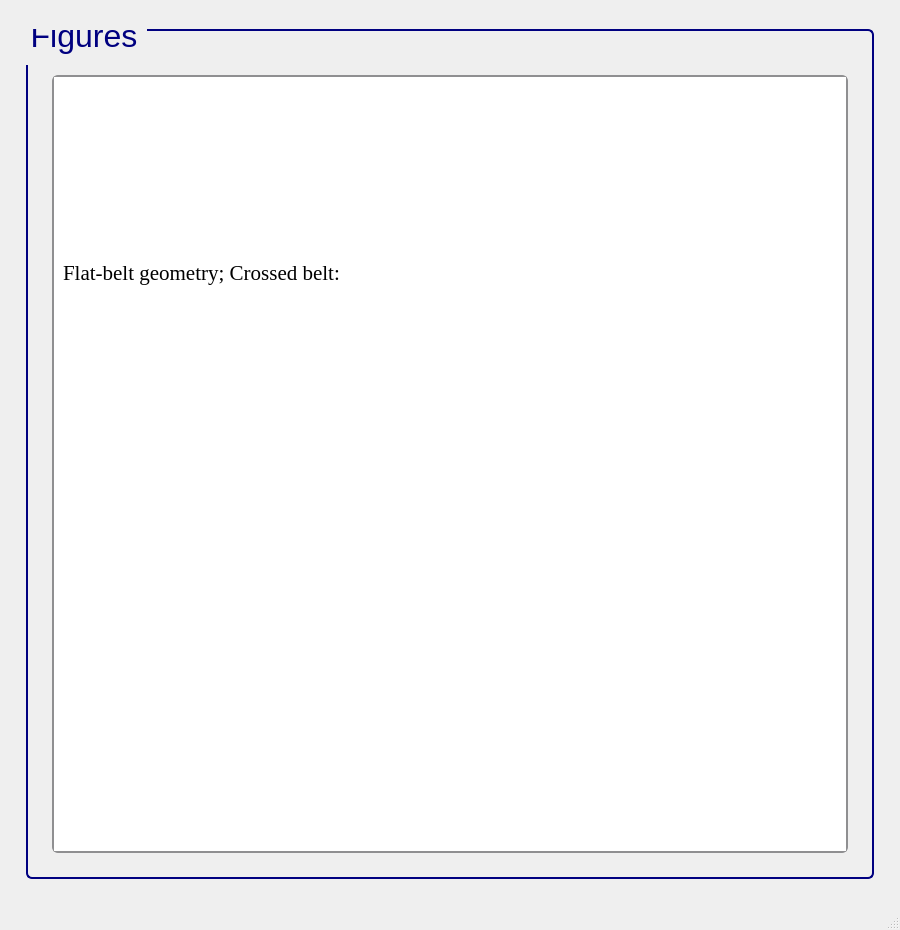
<?xml version="1.0" encoding="UTF-8"?>
<ui version="4.0">
 <class>MainWindow</class>
 <widget class="QMainWindow" name="MainWindow">
  <property name="geometry">
   <rect>
    <x>0</x>
    <y>0</y>
    <width>900</width>
    <height>930</height>
   </rect>
  </property>
  <property name="sizePolicy">
   <sizepolicy hsizetype="Fixed" vsizetype="Fixed">
    <horstretch>0</horstretch>
    <verstretch>0</verstretch>
   </sizepolicy>
  </property>
  <property name="minimumSize">
   <size>
    <width>900</width>
    <height>930</height>
   </size>
  </property>
  <property name="maximumSize">
   <size>
    <width>900</width>
    <height>930</height>
   </size>
  </property>
  <property name="windowTitle">
   <string>MainWindow</string>
  </property>
  <widget class="QWidget" name="centralwidget">
   <layout class="QGridLayout" name="gridLayout">
    <item row="1" column="2">
     <spacer name="verticalSpacer_23">
      <property name="orientation">
       <enum>Qt::Horizontal</enum>
      </property>
      <property name="sizeType">
       <enum>QSizePolicy::Fixed</enum>
      </property>
      <property name="sizeHint" stdset="0">
       <size>
        <width>17</width>
        <height>665</height>
       </size>
      </property>
     </spacer>
    </item>
    <item row="2" column="1">
     <spacer name="verticalSpacer_22">
      <property name="orientation">
       <enum>Qt::Vertical</enum>
      </property>
      <property name="sizeType">
       <enum>QSizePolicy::Fixed</enum>
      </property>
      <property name="sizeHint" stdset="0">
       <size>
        <width>20</width>
        <height>20</height>
       </size>
      </property>
     </spacer>
    </item>
    <item row="1" column="1">
     <widget class="QGroupBox" name="groupBox_40">
      <property name="sizePolicy">
       <sizepolicy hsizetype="Minimum" vsizetype="Minimum">
        <horstretch>0</horstretch>
        <verstretch>0</verstretch>
       </sizepolicy>
      </property>
      <property name="minimumSize">
       <size>
        <width>350</width>
        <height>0</height>
       </size>
      </property>
      <property name="font">
       <font>
        <family>Segoe UI</family>
        <pointsize>24</pointsize>
        <weight>50</weight>
        <italic>false</italic>
        <bold>false</bold>
       </font>
      </property>
      <property name="styleSheet">
       <string notr="true">/* GroupBox styling */
QGroupBox {
    border: 2px solid navy;
    border-radius: 6px;
    background-color: qlineargradient(x1:0, y1:0, x2:0, y2:1,
    stop:0 #f6f7fa, stop:1 #dadbde);
    font: 24pt &quot;Segoe UI&quot;;
    padding: 5px;
    color: black;
}

/* GroupBox title styling */
QGroupBox::title {
    subcontrol-origin: margin;
    subcontrol-position: top left;
    padding-left: 0px;
    padding-right: 5px;
    padding-top: 0px;
    margin-top: -22px;
    color: navy;
    font-weight: bold;
}

/* Make QScrollArea (only within GroupBox) have a white background with correct border */
QGroupBox QScrollArea {
    background-color: white !important;
    border: 2px solid #8f8f91;
    border-radius: 6px;
}

/* Make QScrollArea's viewport white as well */
QGroupBox QScrollArea QWidget {
    background-color: white !important;
}

/* Scrollbar styling inside QScrollArea in QGroupBox */
QGroupBox QScrollArea QScrollBar:vertical, QGroupBox QScrollArea QScrollBar:horizontal {
    background: qlineargradient(x1:0, y1:0, x2:0, y2:1,
    stop:0 #f6f7fa, stop:1 #dadbde);
    border: 2px solid #8f8f91;
    border-radius: 6px;
    width: 14px;
    height: 14px;
    margin: 2px 0 2px 0;
}

/* Remove bottom button of vertical scrollbar */
QGroupBox QScrollArea QScrollBar::add-line:vertical {
    height: 0px;
    width: 0px;
    border: none;
    background: none;
    margin: 0px;
    padding: 0px;
}

/* Scrollbar handle */
QGroupBox QScrollArea QScrollBar::handle:vertical, QGroupBox QScrollArea QScrollBar::handle:horizontal {
    background: qlineargradient(x1:0, y1:0, x2:0, y2:1,
    stop:0 #8f8f91, stop:1 #6f6f71);
    min-height: 20px;
    border-radius: 6px;
    border: 1px solid #6f6f71;
}

QGroupBox QScrollArea QScrollBar::handle:vertical:hover, QGroupBox QScrollArea QScrollBar::handle:horizontal:hover {
    background: qlineargradient(x1:0, y1:0, x2:0, y2:1,
    stop:0 #6f6f71, stop:1 #4f4f51);
    border: 1px solid #4f4f51;
}

/* Scrollbar sub-line buttons */
QGroupBox QScrollArea QScrollBar::sub-line:vertical, QGroupBox QScrollArea QScrollBar::add-line:horizontal, QGroupBox QScrollArea QScrollBar::sub-line:horizontal {
    background: #8f8f91;
    border: none;
    border-radius: 3px;
    height: 14px;
    width: 14px;
    subcontrol-origin: margin;
}

QGroupBox QScrollArea QScrollBar::sub-line:vertical:hover, QGroupBox QScrollArea QScrollBar::add-line:horizontal:hover, QGroupBox QScrollArea QScrollBar::sub-line:horizontal:hover {
    background: #6f6f71;
}

/* Transparent page areas */
QGroupBox QScrollArea QScrollBar::add-page:vertical, QGroupBox QScrollArea QScrollBar::sub-page:vertical,
QGroupBox QScrollArea QScrollBar::add-page:horizontal, QGroupBox QScrollArea QScrollBar::sub-page:horizontal {
    background: transparent;
}
</string>
      </property>
      <property name="title">
       <string>Figures</string>
      </property>
      <layout class="QGridLayout" name="gridLayout_61">
       <item row="0" column="1">
        <spacer name="verticalSpacer_20">
         <property name="orientation">
          <enum>Qt::Vertical</enum>
         </property>
         <property name="sizeType">
          <enum>QSizePolicy::Fixed</enum>
         </property>
         <property name="sizeHint" stdset="0">
          <size>
           <width>20</width>
           <height>30</height>
          </size>
         </property>
        </spacer>
       </item>
       <item row="1" column="2">
        <spacer name="verticalSpacer_26">
         <property name="orientation">
          <enum>Qt::Horizontal</enum>
         </property>
         <property name="sizeType">
          <enum>QSizePolicy::Fixed</enum>
         </property>
         <property name="sizeHint" stdset="0">
          <size>
           <width>10</width>
           <height>20</height>
          </size>
         </property>
        </spacer>
       </item>
       <item row="1" column="0">
        <spacer name="verticalSpacer_25">
         <property name="orientation">
          <enum>Qt::Horizontal</enum>
         </property>
         <property name="sizeType">
          <enum>QSizePolicy::Fixed</enum>
         </property>
         <property name="sizeHint" stdset="0">
          <size>
           <width>10</width>
           <height>20</height>
          </size>
         </property>
        </spacer>
       </item>
       <item row="2" column="1">
        <spacer name="verticalSpacer_27">
         <property name="orientation">
          <enum>Qt::Vertical</enum>
         </property>
         <property name="sizeType">
          <enum>QSizePolicy::Fixed</enum>
         </property>
         <property name="sizeHint" stdset="0">
          <size>
           <width>10</width>
           <height>10</height>
          </size>
         </property>
        </spacer>
       </item>
       <item row="1" column="1">
        <widget class="QScrollArea" name="scrollArea">
         <property name="styleSheet">
          <string notr="true">/* GroupBox styling */
QGroupBox {
    border: 2px solid navy;
    border-radius: 6px;
    background-color: qlineargradient(x1:0, y1:0, x2:0, y2:1,
    stop:0 #f6f7fa, stop:1 #dadbde);
    font: 20pt &quot;Segoe UI&quot;;
    padding: 5px;
    color: black;
}

/* GroupBox title styling */
QGroupBox::title {
    subcontrol-origin: margin;
    subcontrol-position: top left;
    padding-left: 0px;
    padding-right: 5px;
    padding-top: 0px;
    margin-top: -20px;
    color: navy;
    font-weight: bold;
}

/* Make QScrollArea (only within GroupBox) have a white background with correct border */
QGroupBox QScrollArea {
    background-color: white !important;
    border: 2px solid #8f8f91;
    border-radius: 6px;
}

/* Make QScrollArea's viewport white as well */
QGroupBox QScrollArea QWidget {
    background-color: white !important;
}

/* Scrollbar styling inside QScrollArea in QGroupBox */
QGroupBox QScrollArea QScrollBar:vertical, QGroupBox QScrollArea QScrollBar:horizontal {
    background: qlineargradient(x1:0, y1:0, x2:0, y2:1,
    stop:0 #f6f7fa, stop:1 #dadbde);
    border: 2px solid #8f8f91;
    border-radius: 6px;
    width: 14px;
    height: 14px;
    margin: 2px 0 2px 0;
}

/* Remove bottom button of vertical scrollbar */
QGroupBox QScrollArea QScrollBar::add-line:vertical {
    height: 0px;
    width: 0px;
    border: none;
    background: none;
    margin: 0px;
    padding: 0px;
}

/* Scrollbar handle */
QGroupBox QScrollArea QScrollBar::handle:vertical, QGroupBox QScrollArea QScrollBar::handle:horizontal {
    background: qlineargradient(x1:0, y1:0, x2:0, y2:1,
    stop:0 #8f8f91, stop:1 #6f6f71);
    min-height: 20px;
    border-radius: 6px;
    border: 1px solid #6f6f71;
}

QGroupBox QScrollArea QScrollBar::handle:vertical:hover, QGroupBox QScrollArea QScrollBar::handle:horizontal:hover {
    background: qlineargradient(x1:0, y1:0, x2:0, y2:1,
    stop:0 #6f6f71, stop:1 #4f4f51);
    border: 1px solid #4f4f51;
}

/* Scrollbar sub-line buttons */
QGroupBox QScrollArea QScrollBar::sub-line:vertical, QGroupBox QScrollArea QScrollBar::add-line:horizontal, QGroupBox QScrollArea QScrollBar::sub-line:horizontal {
    background: #8f8f91;
    border: none;
    border-radius: 3px;
    height: 14px;
    width: 14px;
    subcontrol-origin: margin;
}

QGroupBox QScrollArea QScrollBar::sub-line:vertical:hover, QGroupBox QScrollArea QScrollBar::add-line:horizontal:hover, QGroupBox QScrollArea QScrollBar::sub-line:horizontal:hover {
    background: #6f6f71;
}

/* Transparent page areas */
QGroupBox QScrollArea QScrollBar::add-page:vertical, QGroupBox QScrollArea QScrollBar::sub-page:vertical,
QGroupBox QScrollArea QScrollBar::add-page:horizontal, QGroupBox QScrollArea QScrollBar::sub-page:horizontal {
    background: transparent;
}
</string>
         </property>
         <property name="widgetResizable">
          <bool>true</bool>
         </property>
         <widget class="QWidget" name="scrollAreaWidgetContents">
          <property name="geometry">
           <rect>
            <x>0</x>
            <y>0</y>
            <width>768</width>
            <height>721</height>
           </rect>
          </property>
          <layout class="QGridLayout" name="gridLayout_2">
           <item row="1" column="0">
            <widget class="QLabel" name="label">
             <property name="text">
              <string>&lt;html&gt;&lt;head/&gt;&lt;body&gt;&lt;p&gt;&lt;img src=&quot;:/info/info/crossed belt.png&quot;/&gt;&lt;/p&gt;&lt;/body&gt;&lt;/html&gt;</string>
             </property>
            </widget>
           </item>
           <item row="0" column="0">
            <widget class="QLabel" name="label_2">
             <property name="font">
              <font>
               <family>Times New Roman</family>
               <pointsize>18</pointsize>
               <weight>50</weight>
               <bold>false</bold>
              </font>
             </property>
             <property name="cursor">
              <cursorShape>ArrowCursor</cursorShape>
             </property>
             <property name="text">
              <string>&lt;html&gt;&lt;head/&gt;&lt;body&gt;&lt;p&gt;&lt;span style=&quot; font-size:16pt;&quot;&gt;Flat-belt geometry; Crossed belt:&lt;/span&gt;&lt;/p&gt;&lt;/body&gt;&lt;/html&gt;</string>
             </property>
            </widget>
           </item>
          </layout>
         </widget>
        </widget>
       </item>
      </layout>
     </widget>
    </item>
    <item row="1" column="0">
     <spacer name="verticalSpacer_24">
      <property name="orientation">
       <enum>Qt::Horizontal</enum>
      </property>
      <property name="sizeType">
       <enum>QSizePolicy::Fixed</enum>
      </property>
      <property name="sizeHint" stdset="0">
       <size>
        <width>17</width>
        <height>704</height>
       </size>
      </property>
     </spacer>
    </item>
    <item row="0" column="1">
     <spacer name="verticalSpacer_21">
      <property name="orientation">
       <enum>Qt::Vertical</enum>
      </property>
      <property name="sizeType">
       <enum>QSizePolicy::Fixed</enum>
      </property>
      <property name="sizeHint" stdset="0">
       <size>
        <width>20</width>
        <height>20</height>
       </size>
      </property>
     </spacer>
    </item>
   </layout>
  </widget>
  <widget class="QMenuBar" name="menubar">
   <property name="geometry">
    <rect>
     <x>0</x>
     <y>0</y>
     <width>900</width>
     <height>26</height>
    </rect>
   </property>
  </widget>
  <widget class="QStatusBar" name="statusbar"/>
 </widget>
 <resources>
  <include location="../QtRes/information.qrc"/>
 </resources>
 <connections/>
</ui>
